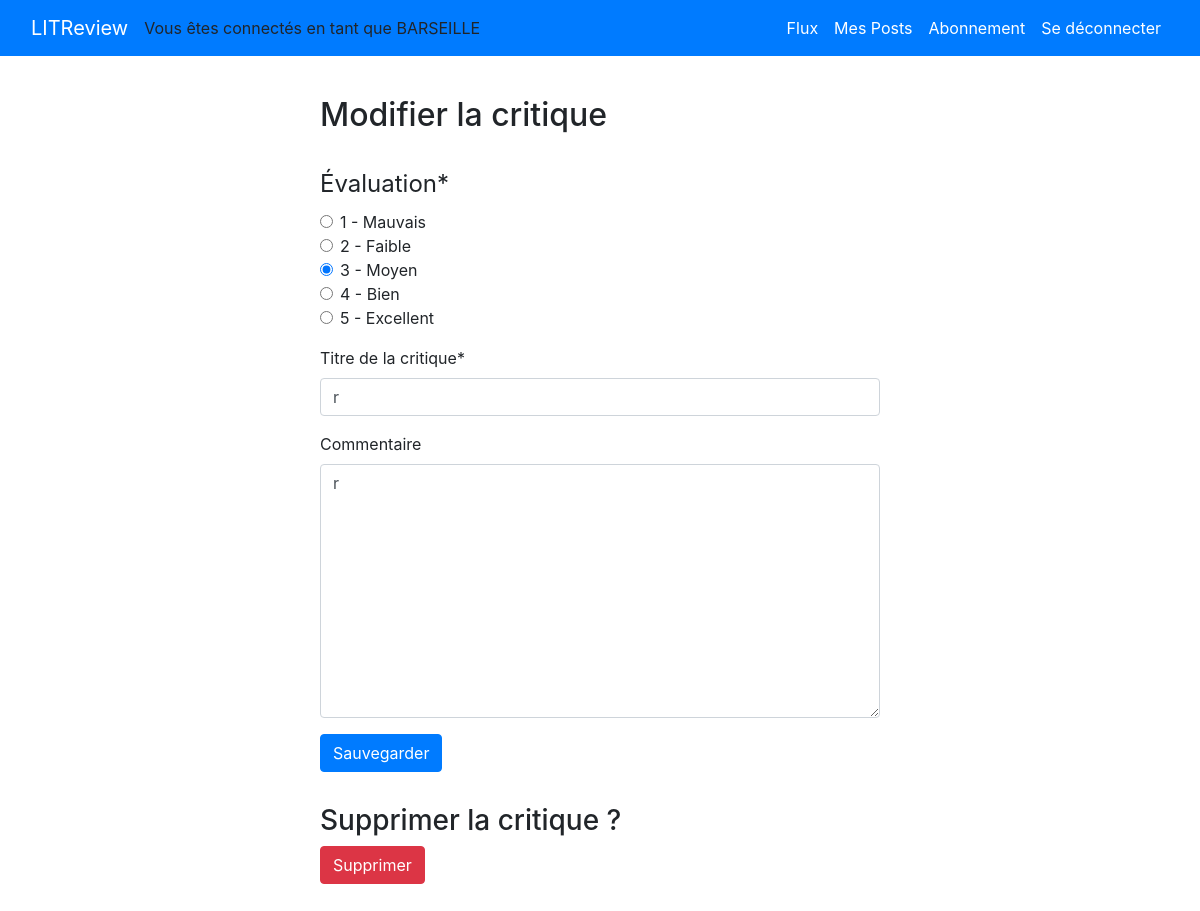
Page /blog/64/edit_review/ (signed in) on the committed database.
### authentication/models.py (models this page shows)
class User(AbstractUser):
    pass

### blog/models.py (models this page shows)
class Review(models.Model):
    ticket = models.ForeignKey(to=Ticket, on_delete=models.CASCADE)
    rating = models.PositiveSmallIntegerField(validators=[MinValueValidator(0),
                                                          MaxValueValidator(5)])
    user = models.ForeignKey(to=settings.AUTH_USER_MODEL,
                             on_delete=models.CASCADE)
    headline = models.CharField(max_length=128)
    body = models.TextField(max_length=8192, blank=True)
    time_created = models.DateTimeField(auto_now_add=True)

### blog/views.py (the view, shortened to what this page needs)
# urls.py: path('blog/<int:review_id>/edit_review/', blog.views.edit_review, name="edit_review"),
@login_required
def edit_review(request, review_id):
    review = get_object_or_404(models.Review, id=review_id)
    edit_review = forms.ReviewForm(instance=review)
    delete_review = forms.DeleteReviewForm()
    context = {
        "edit_review": edit_review,
        "delete_review": delete_review,
    }
    return render(request, "blog/edit_review.html", context=context)

### blog/forms.py
class ReviewForm(forms.ModelForm):
    RATING_CHOICES = [
        (1, '1 - Mauvais'),
        (2, '2 - Faible'),
        (3, '3 - Moyen'),
        (4, '4 - Bien'),
        (5, '5 - Excellent')
    ]
    rating = forms.ChoiceField(choices=RATING_CHOICES, widget=forms.RadioSelect, label="Évaluation")
    class Meta:
        model = models.Review
        fields = ['rating', 'headline', 'body']
        labels = {
            'headline': 'Titre de la critique',
            'body': 'Commentaire',
        }

class DeleteReviewForm(forms.Form):
    delete_review = forms.BooleanField(widget=forms.HiddenInput(), initial=True)

### blog/templates/blog/edit_review.html (shortened to what this page needs)
{% extends 'base.html' %}
{% load crispy_forms_tags %}
{% block content %}
<div class="form_block">
    <h2 class="form_title">Modifier la critique</h2>
    <form method="post" enctype="multipart/form-data">
        {{ edit_review|crispy }}
        <button type="submit" class="btn btn-primary" name="edit_review">Sauvegarder</button>
    </form>
    <h3 class="form_small_title">Supprimer la critique ?</h3>
    <form method="post">
        <button type="submit" class="btn btn-danger" >Supprimer</button>
    </form>
</div>
{% endblock content %}

### templates/base.html (shortened to what this page needs)
{% load static %}
<!doctype html>
<html lang="fr">
    <head>
        <link rel="stylesheet" href="{% static 'app.css' %}">
        <link rel="stylesheet" href="https://stackpath.bootstrapcdn.com/bootstrap/4.1.3/css/bootstrap.min.css">
    </head>
    <body>
        <nav class="navbar navbar-expand-lg navbar-dark bg-primary fixed-top">
            <div class="container-fluid">
                <a class="navbar-brand" href="#">LITReview</a>
                {% if user.is_authenticated %}
                    <p class="d-inline-block mb-0">Vous êtes connectés en tant que {{ user|upper }}</p>
                    <div class="collapse navbar-collapse" id="navbarNav">
                        <ul class="navbar-nav ml-auto">
                            <li class="nav-item">
                                <a class="nav-link text-white" href="{% url 'home' %}">Flux</a>
                            </li>
                            <li class="nav-item">
                                <a class="nav-link text-white" href="{% url 'my_posts' %}">Mes Posts</a>
                            </li>
                            <li class="nav-item">
                                {% if user.is_authenticated %}
                                    <a class="nav-link text-white" href="{% url 'subscribe' %}">Abonnement</a>
                                {% else %}
                                    <a class="nav-link text-white" href="{% url 'login' %}">Connexion</a>
                                {% endif %}
                            </li>
                            <li class="nav-item">
                                <a class="nav-link text-white" href="{% url 'logout' %}">Se déconnecter</a>
                            </li>
                        </ul>
                    </div>
                {% endif %}
            </div>
        </nav>
        <div class="main-content mt-5">
            {% block content %}{% endblock content %}
        </div>
    </body>
</html>

### static/app.css (style rules this page uses)
.form_block { padding : 3rem 20rem; }
.form_title { margin-bottom: 2rem; }
.form_small_title { margin-top: 2rem; }

### rows in the picture
User: username "BARSEILLE"
Review: rating "☐ 1 - Mauvais ☐ 2 - Faible ☑ 3 - Moyen ☐ 4 - Bien ☐ 5 - Excellent", headline "r", body "r"
